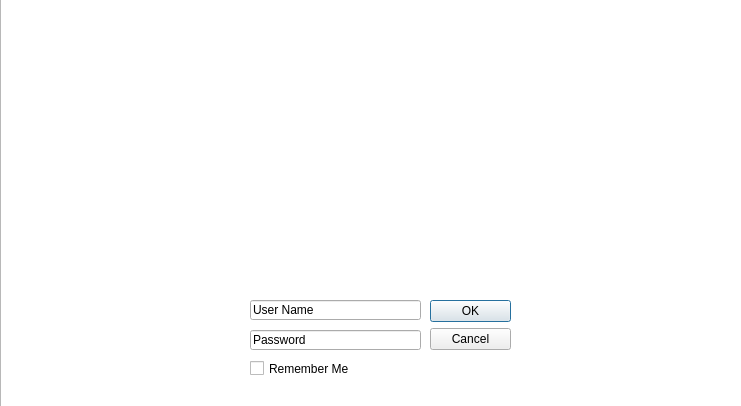
<?xml version="1.0" encoding="UTF-8"?>
<ui version="4.0">
 <class>login_page</class>
 <widget class="QDialog" name="login_page">
  <property name="geometry">
   <rect>
    <x>0</x>
    <y>0</y>
    <width>741</width>
    <height>406</height>
   </rect>
  </property>
  <property name="windowTitle">
   <string>Dialog</string>
  </property>
  <widget class="QDialogButtonBox" name="buttonBox">
   <property name="geometry">
    <rect>
     <x>430</x>
     <y>300</y>
     <width>81</width>
     <height>51</height>
    </rect>
   </property>
   <property name="orientation">
    <enum>Qt::Vertical</enum>
   </property>
   <property name="standardButtons">
    <set>QDialogButtonBox::Cancel|QDialogButtonBox::Ok</set>
   </property>
  </widget>
  <widget class="QCheckBox" name="checkBox">
   <property name="geometry">
    <rect>
     <x>250</x>
     <y>360</y>
     <width>101</width>
     <height>17</height>
    </rect>
   </property>
   <property name="text">
    <string>Remember Me</string>
   </property>
  </widget>
  <widget class="QLineEdit" name="lineEdit">
   <property name="geometry">
    <rect>
     <x>250</x>
     <y>330</y>
     <width>171</width>
     <height>20</height>
    </rect>
   </property>
   <property name="text">
    <string>Password</string>
   </property>
  </widget>
  <widget class="QLineEdit" name="lineEdit_2">
   <property name="geometry">
    <rect>
     <x>250</x>
     <y>300</y>
     <width>171</width>
     <height>20</height>
    </rect>
   </property>
   <property name="text">
    <string>User Name</string>
   </property>
  </widget>
  <widget class="QGraphicsView" name="background_graphic">
   <property name="geometry">
    <rect>
     <x>0</x>
     <y>-10</y>
     <width>751</width>
     <height>431</height>
    </rect>
   </property>
  </widget>
  <zorder>background_graphic</zorder>
  <zorder>buttonBox</zorder>
  <zorder>checkBox</zorder>
  <zorder>lineEdit</zorder>
  <zorder>lineEdit_2</zorder>
 </widget>
 <resources/>
 <connections>
  <connection>
   <sender>buttonBox</sender>
   <signal>accepted()</signal>
   <receiver>login_page</receiver>
   <slot>accept()</slot>
   <hints>
    <hint type="sourcelabel">
     <x>248</x>
     <y>254</y>
    </hint>
    <hint type="destinationlabel">
     <x>157</x>
     <y>274</y>
    </hint>
   </hints>
  </connection>
  <connection>
   <sender>buttonBox</sender>
   <signal>rejected()</signal>
   <receiver>login_page</receiver>
   <slot>reject()</slot>
   <hints>
    <hint type="sourcelabel">
     <x>316</x>
     <y>260</y>
    </hint>
    <hint type="destinationlabel">
     <x>286</x>
     <y>274</y>
    </hint>
   </hints>
  </connection>
 </connections>
</ui>
